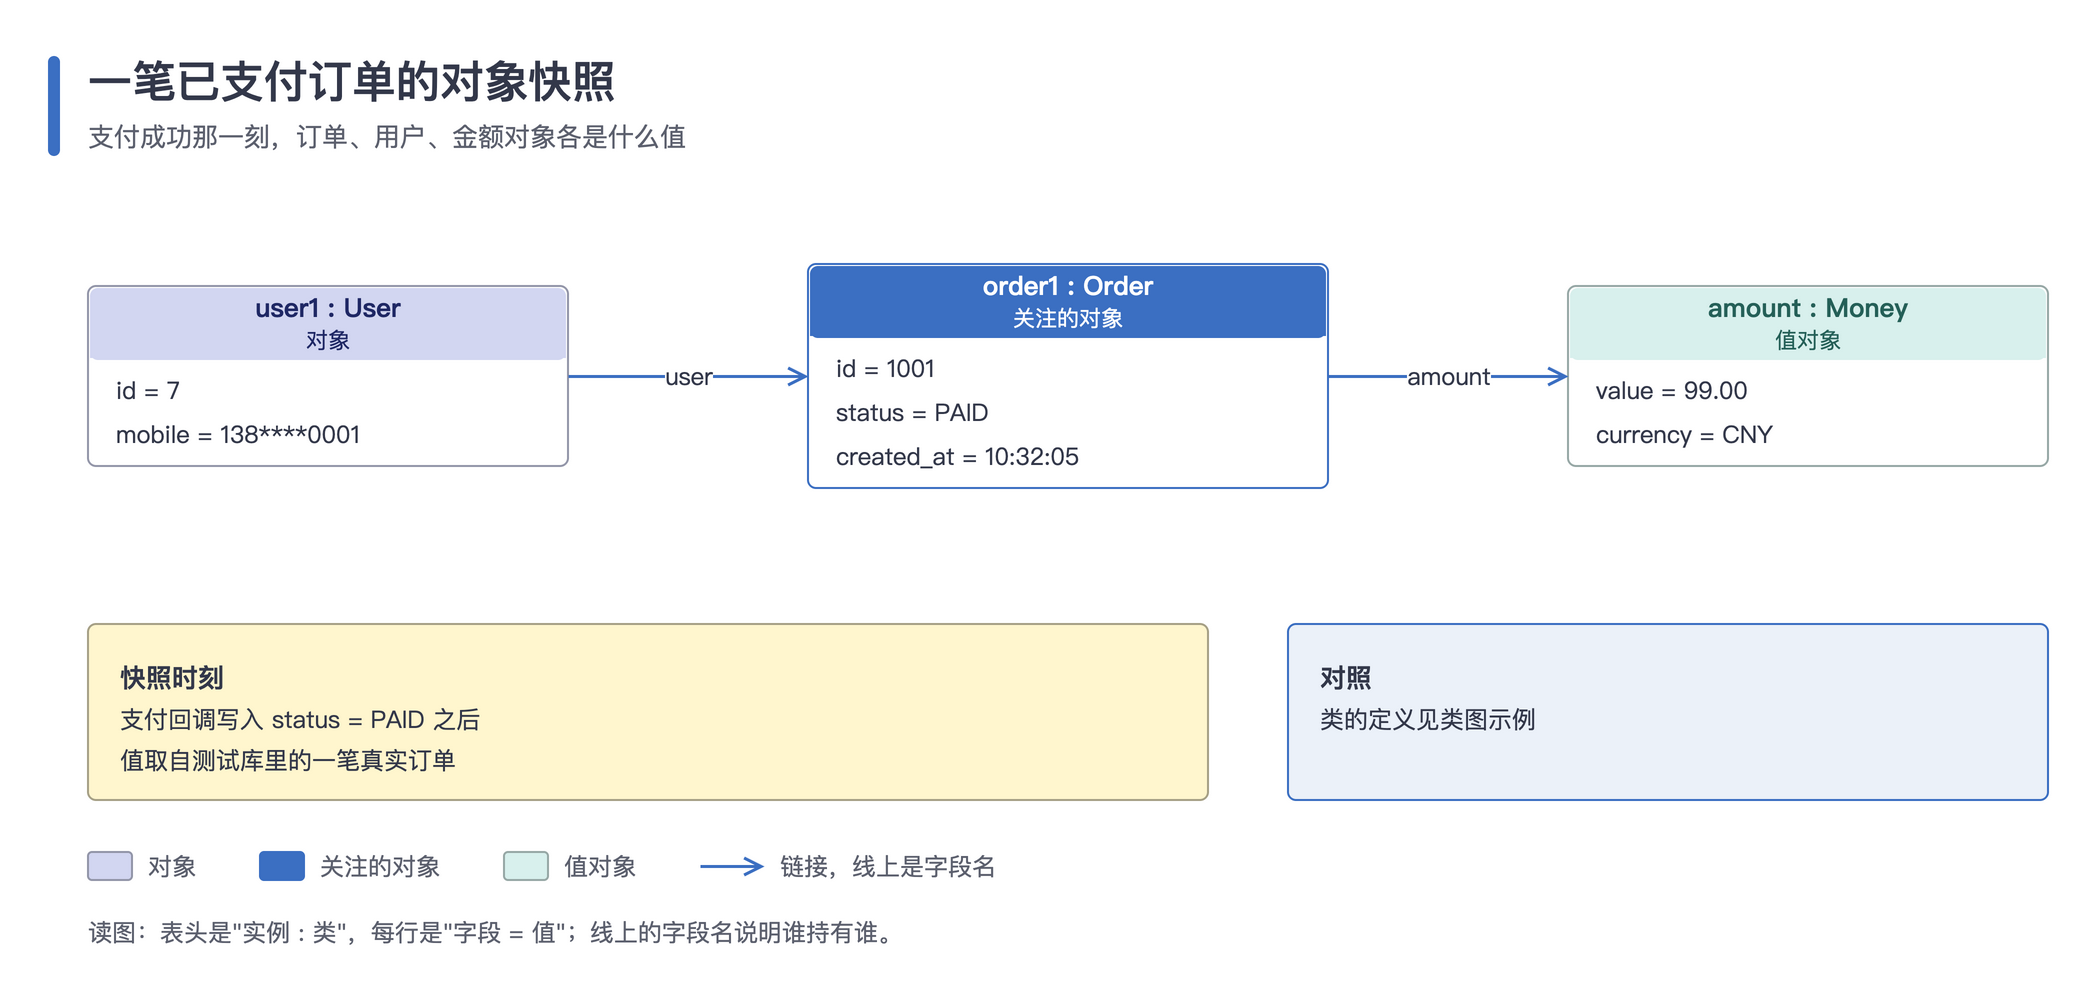

This chart was generated by the following Python code:
#!/usr/bin/env python3
"""对象图（UML）：某一时刻的对象快照，卡片表头写"实例名 : 类名"，每行一个"字段 = 值"；关注的对象用主色。

用到：table、rel（assoc）、panel、legend、footer。
运行后在本目录生成 object.drawio 和 object.png。
"""
import os
import sys

HERE = os.path.dirname(os.path.abspath(__file__))
sys.path.insert(0, os.path.join(os.path.dirname(HERE), 'scripts'))
from drawio_kit import Diagram  # noqa: E402

MIN_SIDE = int(os.environ.get('DIAGRAM_MIN_SIDE', 4000))

d = Diagram('一笔已支付订单的对象快照', '支付成功那一刻，订单、用户、金额对象各是什么值')
user1 = d.table(60, 151, 240, 'user1 : User', ['id = 7', 'mobile = 138****0001'], role='lav', sub='对象')
# 两侧卡片比 order1 矮，y 取 151 让中线对齐到 196，链接线才是直线
order1 = d.table(420, 140, 260, 'order1 : Order', ['id = 1001', 'status = PAID', 'created_at = 10:32:05'], role='key', sub='关注的对象')
money = d.table(800, 151, 240, 'amount : Money', ['value = 99.00', 'currency = CNY'], role='mint', sub='值对象')

d.rel(user1, order1, 'assoc', 'user', src='R', dst='L')
d.rel(order1, money, 'assoc', 'amount', src='R', dst='L')

y = d.panel(60, 320, 560, '快照时刻', ['支付回调写入 status = PAID 之后', '值取自测试库里的一笔真实订单'])
d.panel(660, 320, 380, '对照', ['类的定义见类图示例'], kind='soft', h=y - 320)
d.legend(60, y + 24, [('lav', '对象'), ('key', '关注的对象'), ('mint', '值对象'), ('edge-open', '链接，线上是字段名')])
d.footer(60, y + 56, '读图：表头是"实例 : 类"，每行是"字段 = 值"；线上的字段名说明谁持有谁。')

name = os.path.join(HERE, 'object')
d.save(name + '.drawio')
d.export(name + '.drawio', name + '.png', scale=d.scale_for(MIN_SIDE))
